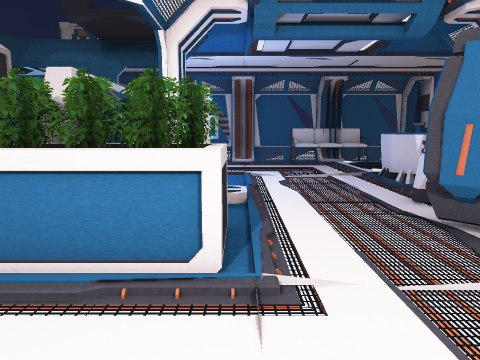
view 1 (above)

17 first-person views from a walk through a Unity game level. The camera is 1.4 m above the floor, tilts 8° down and sees 70° across. Doors are open. The floor is counted in squares, 1 m on a side. Each view is taken from the middle of a square. On the plan, view 1 faces up. The plan holds only what a view shows up to about 15 squares ahead; the rest is blank. The place goes on beyond the plan. The player character is not drawn. Some animated figures are not drawn. Some surface patterns are stand-ins.

view 2
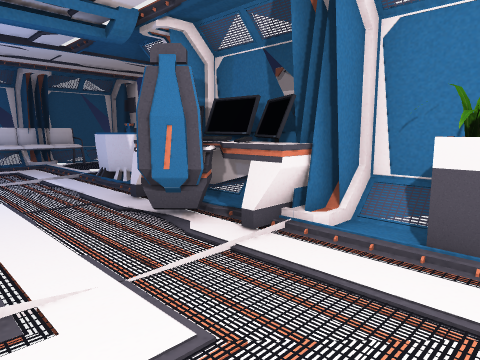

view 3
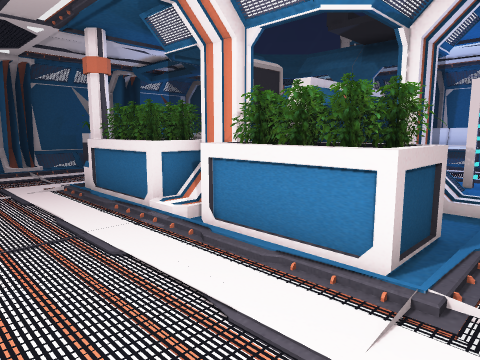

view 4
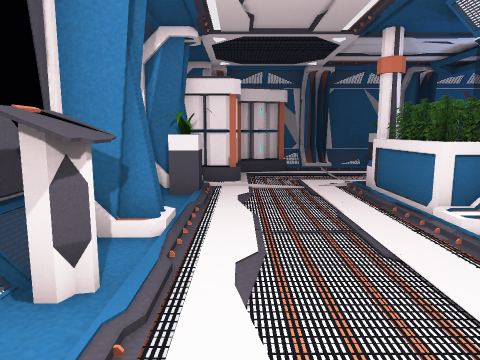

view 5
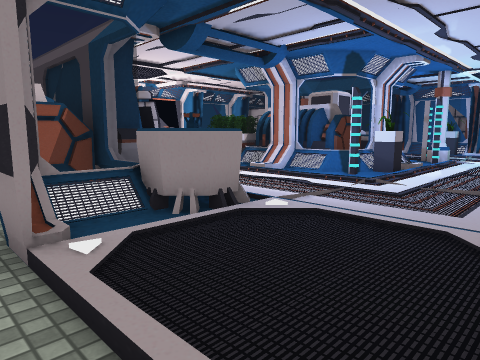

view 6
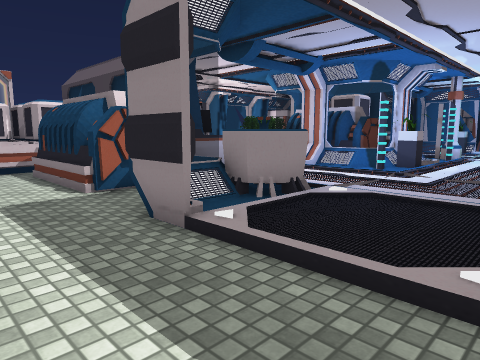

view 7
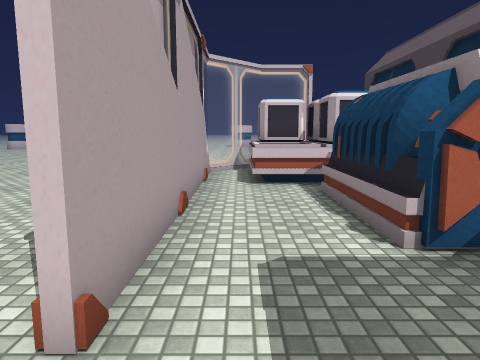

view 8
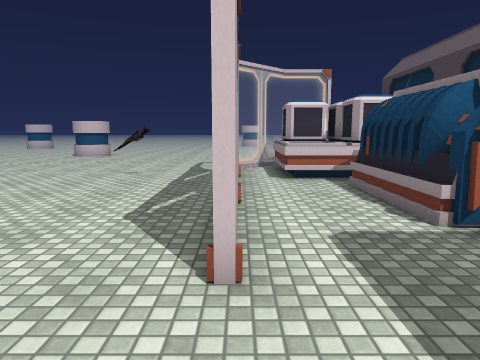

view 9
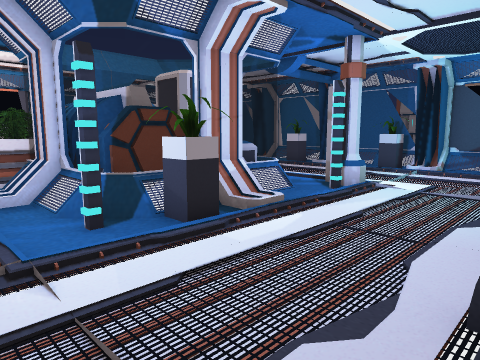

view 10
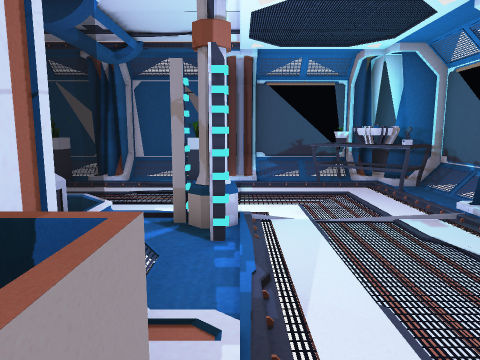

view 11
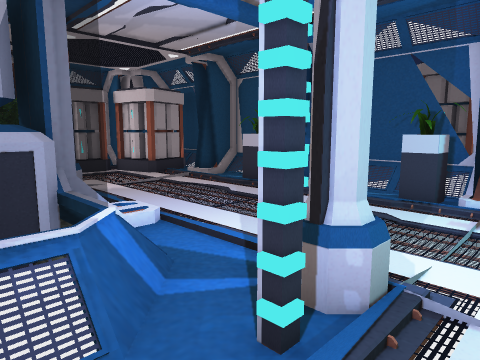

view 12
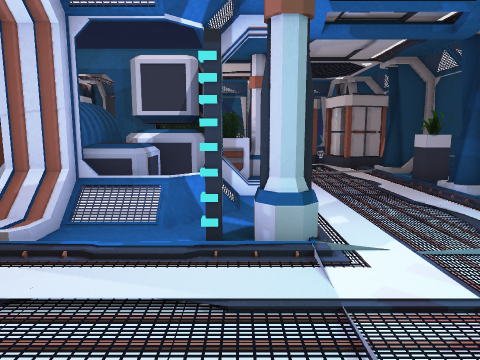

view 13
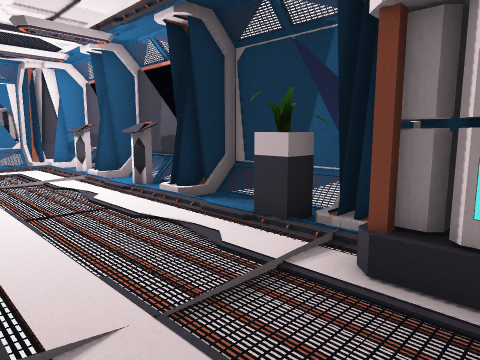

view 14
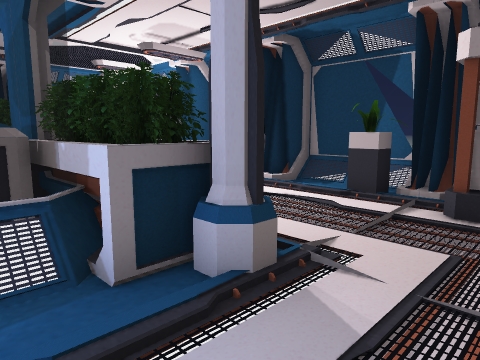

view 15
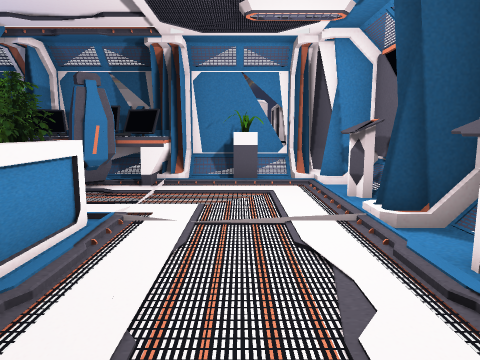

view 16
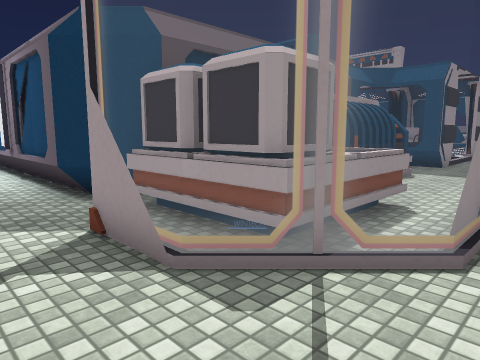

view 17
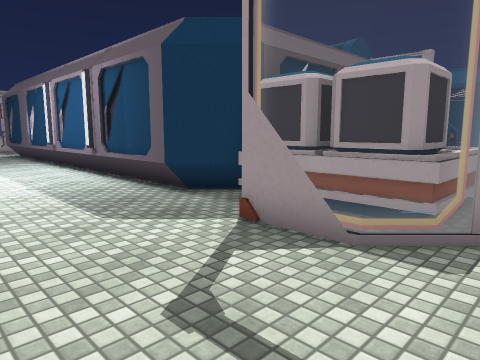

### Floor plan
Key: @ floor where view 1 was taken; # wall or solid block; . main floor; : floor 0.25 m higher than the main floor; / step, stairs or slope; D open door; = window, fence, low wall or low ledge; S sofa; P projector; C container; E desk; L plant; U column; B battery; N console; R rifle; T table; O other object.
Columns run from 13 left of view 1 to 21 right of it. Each row starts with its distance up from view 1.
 15 #PPT.:. SS O.:.SSSS..D. .
 14 =PP..................D..
 13 =T...................D...
 12 =....................D...
 11 #:...UU.//........P..D..
 10 L....UU###/##....PPP/#.....
  9 =.....#=C#OO=.....P=....=...
  8 =...../CCCOO/...../=....=...
  7 #:...//#COOO//...E#OOO..=....
  6 =...../CCCOO/....EEOOO..=....
  5 L.....OOCCOOO...OEEOOO..=.....
  4 =....UUOO#OOOO..OEEOOO..=......
  3 #:....UOO/OOO....E#OOO..=......
  2 =................./CCCCC=.......
  1 B ...............LLCCCCC=..RR....
  0 B .B.........@..../CCCCC=........
 -1    B.#L. #.NN# N###CCCCC=.........
 -2  #=BB#===#=N=#=N=##CCCC=...........
 -3        .............#==............
 -4        ..................
 -5            ...............
 -6                 ........
 -7                      .. .

Where each view was taken, in squares from view 1:
view 1: 0 up, 0 right, facing up
view 2: 0 up, 0 right, facing up-right
view 3: 0 up, 1 right, facing up-left
view 4: 0 up, 1 right, facing left
view 5: 15 up, 9 right, facing down-left
view 6: 15 up, 11 right, facing down-left
view 7: 11 up, 10 right, facing down
view 8: 12 up, 11 right, facing down
view 9: 15 up, 1 right, facing down-left
view 10: 11 up, 2 left, facing left
view 11: 12 up, 5 left, facing down-left
view 12: 15 up, 7 left, facing down
view 13: 3 up, 10 left, facing down-right
view 14: 6 up, 10 left, facing down-right
view 15: 1 up, 5 left, facing right
view 16: 5 down, 12 right, facing up-left
view 17: 7 down, 11 right, facing up-left
